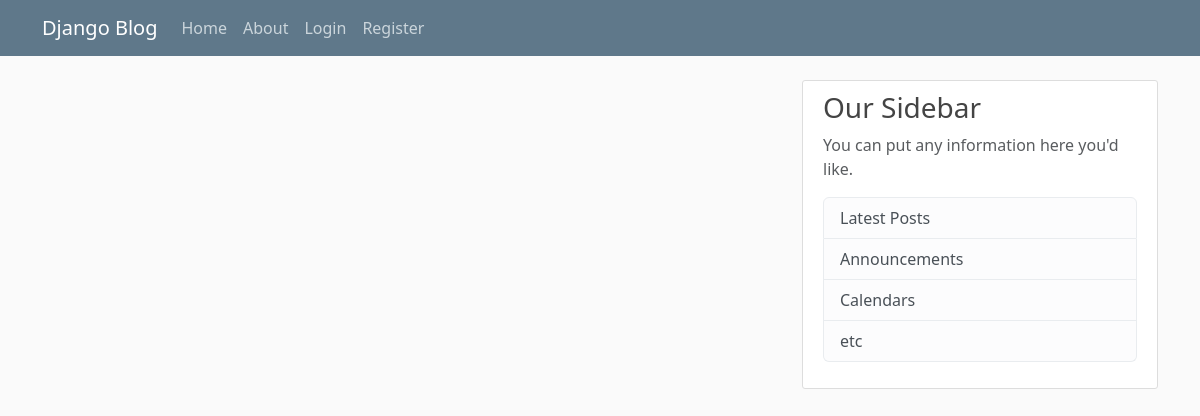
Before: / with the older database file.
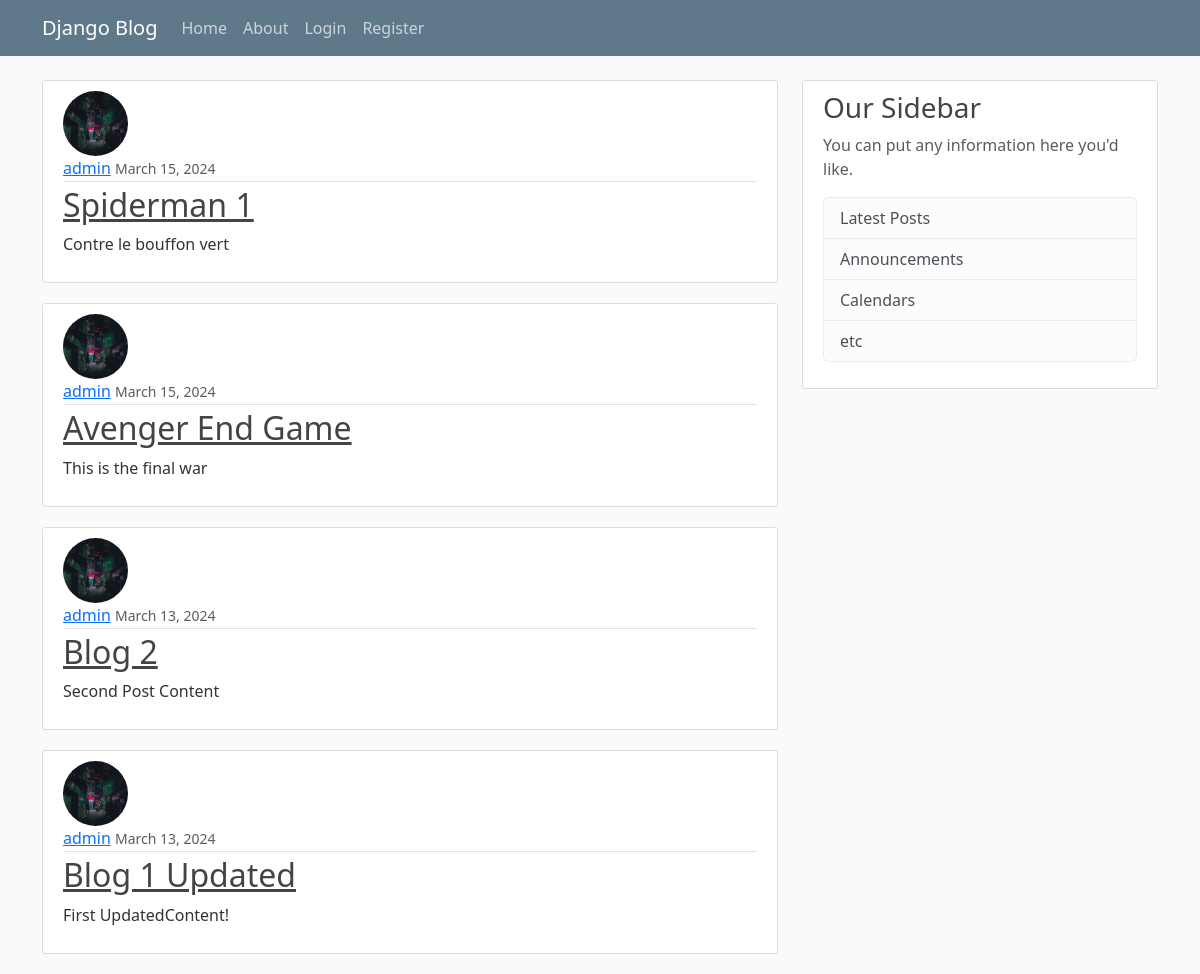
After: the same page with the newer database file.
### blog/models.py (models this page shows, shortened)
class Post(models.Model):
    title = models.CharField(max_length=100)
    content = models.TextField()
    date_post = models.DateTimeField(default=timezone.now)
    author = models.ForeignKey(User, on_delete=models.CASCADE)

### users/models.py (models this page shows, shortened)
class Profile(models.Model):
    user = models.OneToOneField(User, on_delete=models.CASCADE)
    image = models.ImageField(default='default.jpg', upload_to='profile_pics')

### blog/views.py (the view)
# urls.py: path('', PostListView.as_view(), name='blog-home'),
class PostListView(ListView):
    model = Post
    template_name = 'blog/home.html'
    context_object_name = 'posts'
    ordering = ['-date_post']

### blog/templates/blog/home.html
    {% extends "blog/base.html" %}
    {% block content %}
        {% for post in posts %}
            <article class="media content-section">
                <img class="rounded-circle article-img" src="{{ post.author.profile.image.url }}" alt="">
                <div class="media-body">
                    <div class="article-metadata">
                        <a class="mr-2" href="#">{{ post.author }}</a>
                        <small class="text-muted">{{ post.date_post|date:"F d, Y" }}</small>
                    </div>
                    <h2><a class="article-title" href="{% url 'post-detail' post.id %}">{{ post.title }}</a></h2>
                    <p class="article-content">{{ post.content }}</p>
                </div>
            </article>
        {% endfor %}
    {% endblock content %}

### blog/templates/blog/base.html (shortened to what this page needs)
{% load static%}
<!DOCTYPE html>
<html lang="en">
<head>
    <link href="https://cdn.jsdelivr.net/npm/bootstrap@5.3.3/dist/css/bootstrap.min.css" rel="stylesheet">
    <link rel="stylesheet" href="{% static "blog/main.css" %}">
</head>
<body>
    <header class="site-header">
        <nav class="navbar navbar-expand-md navbar-dark bg-steel fixed-top">
          <div class="container">
            <a class="navbar-brand mr-4" href="/">Django Blog</a>
            <div class="collapse navbar-collapse" id="navbarToggle">
              <div class="navbar-nav mr-auto">
                <a class="nav-item nav-link" href="{% url 'blog-home' %}">Home</a>
                <a class="nav-item nav-link" href="{% url 'blog-about' %}">About</a>
              </div>
              <div class="navbar-nav">
                {% if user.is_authenticated %}
                  <form action="{% url 'logout' %}" method="post">
                    {% csrf_token %}
                    <button type="submit"Logout>Logout</button>
                  </form>
                  <a class="nav-item nav-link" href="{% url 'profile' %}">Profile</a>
                  <a class="nav-item nav-link" href="{% url 'post-create' %}">New Post</a>
                {% else %}
                  <a class="nav-item nav-link" href="{% url 'login' %}">Login</a>
                  <a class="nav-item nav-link" href="{% url 'register' %}">Register</a>
                {% endif %}
              </div>
            </div>
          </div>
        </nav>
    </header>
    <main role="main" class="container">
        <div class="row">
          <div class="col-md-8">
            {% block content %}{% endblock %}
          </div>
          <div class="col-md-4">
            <div class="content-section">
              <h3>Our Sidebar</h3>
              <p class='text-muted'>You can put any information here you'd like.
                <ul class="list-group">
                  <li class="list-group-item list-group-item-light">Latest Posts</li>
                  <li class="list-group-item list-group-item-light">Announcements</li>
                  <li class="list-group-item list-group-item-light">Calendars</li>
                  <li class="list-group-item list-group-item-light">etc</li>
                </ul>
              </p>
            </div>
          </div>
        </div>
    </main>
</body>
</html>

### blog/static/blog/main.css (style rules this page uses)
body { background: #fafafa; color: #333333; margin-top: 5rem; }
h1, h2, h3, h4, h5, h6 { color: #444444; }
ul { margin: 0; }
.bg-steel { background-color: #5f788a; }
.site-header .navbar-nav .nav-link { color: #cbd5db; }
.content-section { background: #ffffff; padding: 10px 20px; border: 1px solid #dddddd; border-radius: 3px; margin-bottom: 20px; }
.article-title { color: #444444; }
.article-content { white-space: pre-line; }
.article-img { height: 65px; width: 65px; margin-right: 16px; }
.article-metadata { padding-bottom: 1px; margin-bottom: 4px; border-bottom: 1px solid #e3e3e3 }

Changed rows visible on the page:
added Post: author.profile.image (picture), author "admin", date_post "March 15, 2024", title "Spiderman 1", content "Contre le bouffon vert"
added Post: author.profile.image (picture), author "admin", date_post "March 15, 2024", title "Avenger End Game", content "This is the final war"
added Post: author.profile.image (picture), author "admin", date_post "March 13, 2024", title "Blog 2", content "Second Post Content"
added Post: author.profile.image (picture), author "admin", date_post "March 13, 2024", title "Blog 1 Updated", content "First UpdatedContent!"
